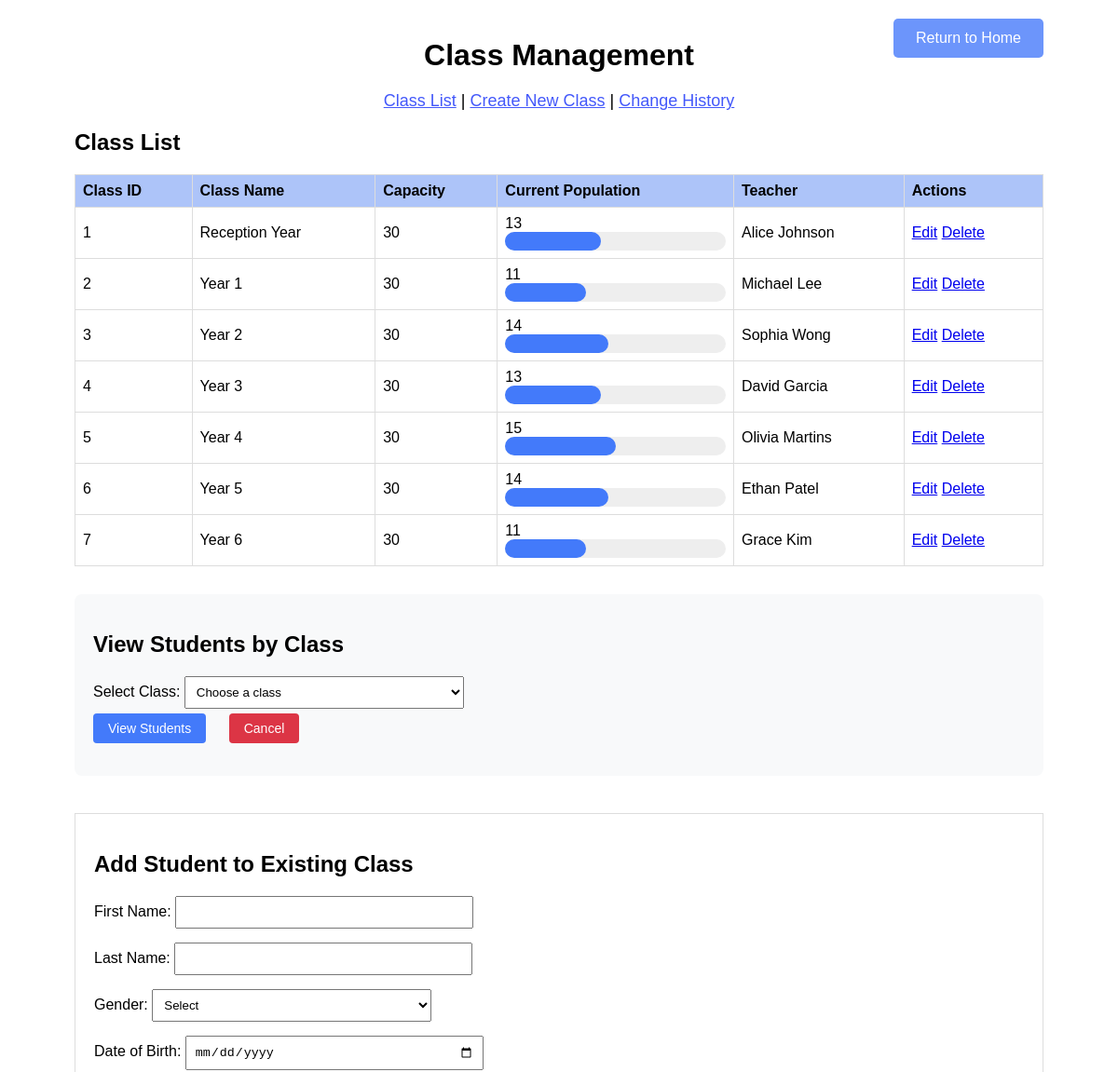
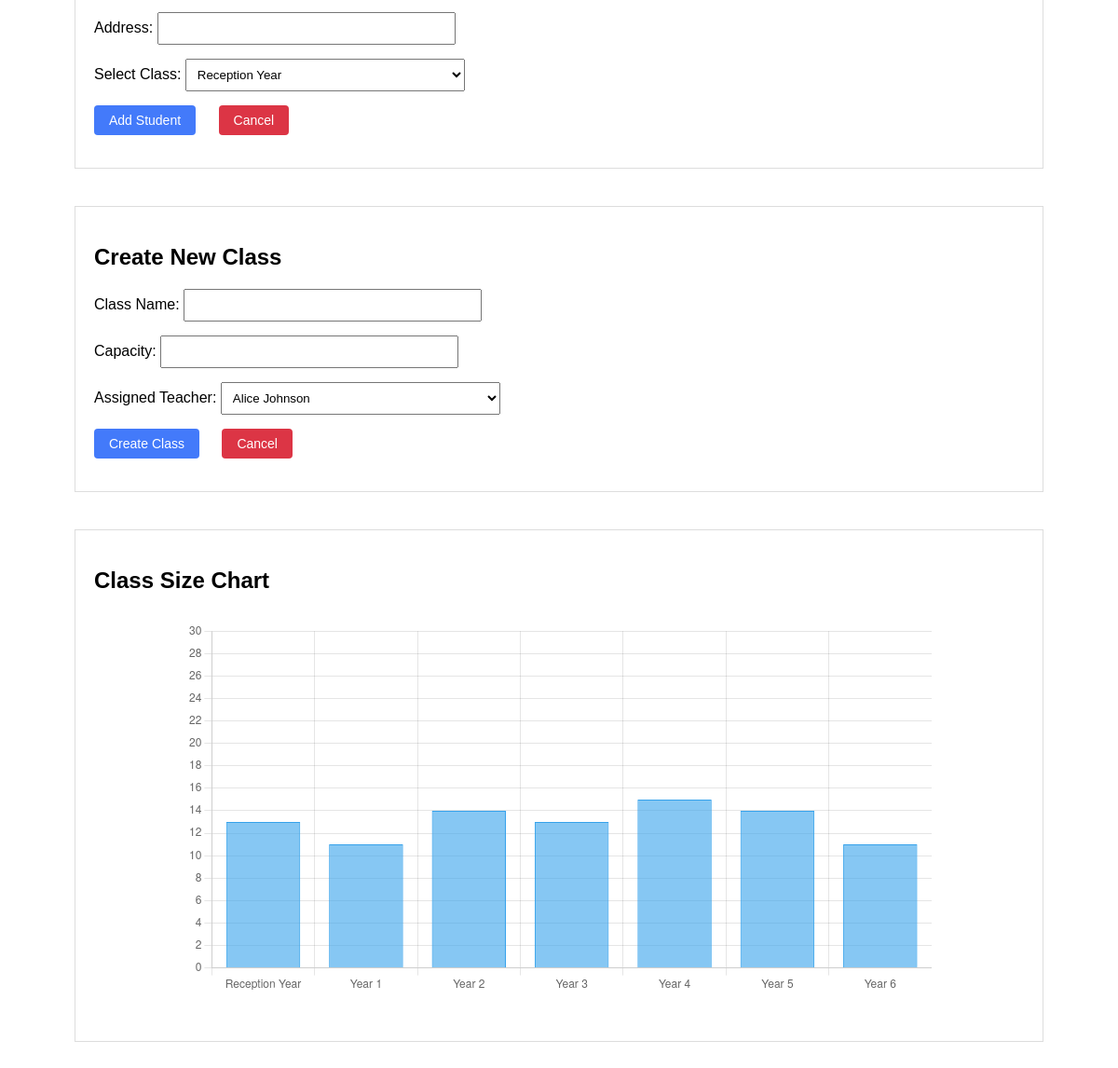
Screenshot of /class.php with the database file from the repository (2 pictures, top to bottom).
### tables this page shows
CREATE TABLE `class` (
  `class_id` int(11) NOT NULL,
  `class_name` varchar(20) DEFAULT NULL,
  `class_capacity` int(11) DEFAULT NULL,
  `teacher_id` int(11) DEFAULT NULL
);

### class.php (the view, shortened to what this page needs)
<?php
$host = 'localhost';
$user = 'root';
$password = '';
$database = 'SA_PriSchool';
$conn = new mysqli($host, $user, $password, $database);
?>
<!DOCTYPE html>
<html lang="en">
<head>
    <link rel="stylesheet" href="class.css">
</head>
<body>
    <a href="homepage.php" class="home-button" aria-label="Return to homepage">
        <span class="desktop-text">Return to Home</span>
    </a>
    <h1>Class Management</h1>
    <div class="nav">
        <a href="?action=list" class="link">Class List</a> |
        <a href="#create_form" class="link">Create New Class</a> |
        <a href="?action=history" class="link">Change History</a>
    </div>
    <h2>Class List</h2>
    <?php
    $classes = $conn->query("
        SELECT
            c.class_id,
            c.class_name,
            c.class_capacity,
            CONCAT(t.t_first_name, ' ', t.t_last_name) AS teacher_name,
            COUNT(p.pupil_id) AS student_count
        FROM class c
        LEFT JOIN teacher t ON c.teacher_id = t.teacher_id
        LEFT JOIN pupil p ON c.class_id = p.class_id
        GROUP BY c.class_id
    ");
    ?>
    <table class="styled-table">
        <tr>
            <th>Class ID</th>
            <th>Class Name</th>
            <th>Capacity</th>
            <th>Current Population</th>
            <th>Teacher</th>
            <th>Actions</th>
        </tr>
        <?php while ($row = $classes->fetch_assoc()): ?>
        <tr>
            <td><?= $row['class_id'] ?></td>
            <td><?= $row['class_name'] ?></td>
            <td><?= $row['class_capacity'] ?></td>
            <td>
                <?= $row['student_count'] ?>
                <div class="progress-bar">
                    <div style="width: <?= ($row['student_count'] / $row['class_capacity']) * 100 ?>%"></div>
                </div>
            </td>
            <td><?= $row['teacher_name'] ?></td>
            <td>
                <a href="?action=edit&id=<?= $row['class_id'] ?>">Edit</a>
                <a href="?action=delete&id=<?= $row['class_id'] ?>"
                    onclick="return confirm('Are you sure?')">Delete</a>
            </td>
        </tr>
        <?php endwhile; ?>
    </table>
    <div class="student-list-section">
        <h2>View Students by Class</h2>
        <form method="GET">
            <div class="form-row">
                <label>Select Class:
                    <select name="selected_class" required>
                        <option value="">Choose a class</option>
                    </select>
                </label>
                <button type="submit" name="view_students" class="view_button">View Students</button>
                <a href="?" class="btn-cancel">Cancel</a>
            </div>
        </form>
    </div>
    <section class="form-section">
    <h2>Add Student to Existing Class</h2>
    <form method="POST">
        <div class="form-row">
            <label>First Name:
                <input type="text" name="p_first_name" required>
            </label>
        </div>
        <div class="form-row">
            <label>Last Name:
                <input type="text" name="p_last_name" required>
            </label>
        </div>
        <div class="form-row">
            <label>Gender:
                <select name="p_gender" required>
                    <option value="">Select</option>
                </select>
            </label>
        </div>
        <div class="form-row">
            <label>Date of Birth:
                <input type="date" name="p_dob" required>
            </label>
        </div>
        <div class="form-row">
            <label>Address:
                <input type="text" name="p_address" required>
            </label>
        </div>
        <div class="form-row">
            <label>Select Class:
                <select name="class_id" required>
                    <?php
                    $classOptions = $conn->query("SELECT class_id, class_name FROM class");
                    while ($row = $classOptions->fetch_assoc()): ?>
                        <option value="<?= $row['class_id'] ?>"><?= $row['class_name'] ?></option>
                    <?php endwhile; ?>
                </select>
            </label>
        </div>
        <div class="form-row">
            <button type="submit" class="btn-save">Add Student</button>
            <a href="?" class="btn-cancel">Cancel</a>
        </div>
    </form>
    </section>
<section id="create_form">
    <div class="form-section">
        <h2>Create New Class</h2>
        <form method="POST">
            <div class="form-row">
                <label>Class Name:
                    <input type="text" name="class_name" required>
                </label>
            </div>
            <div class="form-row">
                <label>Capacity:
                    <input type="number" name="class_capacity" min="1" required>
                </label>
            </div>
            <div class="form-row">
                <label>Assigned Teacher:
                    <?php
                    $teachers = $conn->query("
                        SELECT
                            teacher_id,
                            CONCAT(t_first_name, ' ', t_last_name) AS teacher_name
                        FROM teacher
                    ");
                    ?>
                    <select name="teacher_id" required>
                        <?php while ($row = $teachers->fetch_assoc()): ?>
                            <option value="<?= $row['teacher_id'] ?>">
                                <?= $row['teacher_name'] ?>
                            </option>
                        <?php endwhile; ?>
                    </select>
                </label>
            </div>
            <div class="form-row">
                <button type="submit" name="create">Create Class</button>
                <a href="?" class="btn-cancel">Cancel</a>
            </div>
        </form>
    </div>
</section>
<?php
$class_labels = [];
$class_counts = [];
$res = $conn->query("
    SELECT c.class_name, COUNT(p.pupil_id) AS total
    FROM class c
    LEFT JOIN pupil p ON c.class_id = p.class_id
    GROUP BY c.class_id
");
while ($row = $res->fetch_assoc()) {
    $class_labels[] = $row['class_name'];
    $class_counts[] = $row['total'];
}
?>
<div class="form-section">
    <h2>Class Size Chart</h2>
    <div style="max-width: 800px; margin: 30px auto;">
        <canvas id="classChart"></canvas>
    </div>
</div>
<script>
    // Initialize Chart.js bar chart
    const classChart = new Chart(document.getElementById('classChart'), {
        type: 'bar',
        data: {
            labels: <?= json_encode($class_labels) ?>, // Set x-axis labels
            datasets: [{
                label: 'Number of Pupils per Class',
                data: <?= json_encode($class_counts) ?>, // Set y-axis data
                backgroundColor: 'rgba(54, 162, 235, 0.6)', // Bar fill color
                borderColor: 'rgba(54, 162, 235, 1)', // Bar border color
                borderWidth: 1
            }]
        },
        options: {
            plugins: {
                legend: { display: false } // Hide legend
            },
            scales: {
                y: {
                    max: 30, // Set y-axis maximum value
                    beginAtZero: true, // Start y-axis from 0
                    precision: 0,
                    ticks: { stepSize: 1 } // Steps of 1 for clarity
                }
            }
        }
    });
</script>
</body>
</html>

### class.css (style rules this page uses)
body { font-family: Arial; max-width: 1200px; margin: 0 auto; padding: 20px 80px; }
.home-button { position: absolute; top: 20px; right: 20px; padding: 12px 24px; margin-right: 60px; background-color: #6c95fb; color: white; text-decoration: none; border-radius: 5px; z-index: 1000; font-size: 16px; }
.link { color: rgb(67, 88, 250); transition: color 0.3s ease; }
.progress-bar { background: #eee; height: 20px; border-radius: 10px; }
.progress-bar div { background: rgb(67, 122, 250); height: 100%; border-radius: 10px; }
table { width: 100%; border-collapse: collapse; margin: 20px 0; }
th, td { border: 1px solid #ddd; padding: 8px; text-align: left; }
th { background-color: rgb(173, 196, 249); }
.form-section { margin: 40px 0; padding: 20px; border: 1px solid #ddd; }
h1 { text-align: center; margin-bottom: 20px; }
.nav { text-align: center; margin-bottom: 20px; font-size: 18px; }
.form-row { margin: 15px 0; }
label { display: block; margin-bottom: 5px; }
.student-list-section { margin: 30px 0; padding: 20px; background-color: #f8f9fa; border-radius: 8px; }
input, select { padding: 8px; width: 300px; }
button { padding: 8px 16px; background-color: rgb(67, 122, 250); color: white; text-decoration: none; border: none; border-radius: 4px; display: inline-block; font-size: 14px; cursor: pointer; transition: background-color 0.2s ease; }
.btn-cancel { margin-left: 20px; padding: 8px 16px; background-color: #dc3545; color: white; text-decoration: none; border: none; border-radius: 4px; display: inline-block; font-size: 14px; cursor: pointer; transition: background-color 0.2s ease; }

### rows the page displays
class: class_id "1", class_name "Reception Year", class_capacity "30", student_count "13", teacher_name "Alice Johnson"
class: class_id "2", class_name "Year 1", class_capacity "30", student_count "11", teacher_name "Michael Lee"
class: class_id "3", class_name "Year 2", class_capacity "30", student_count "14", teacher_name "Sophia Wong"
class: class_id "4", class_name "Year 3", class_capacity "30", student_count "13", teacher_name "David Garcia"
class: class_id "5", class_name "Year 4", class_capacity "30", student_count "15", teacher_name "Olivia Martins"
class: class_id "6", class_name "Year 5", class_capacity "30", student_count "14", teacher_name "Ethan Patel"
class: class_id "7", class_name "Year 6", class_capacity "30", student_count "11", teacher_name "Grace Kim"

### other values shown
form field class_id "Reception Year"
form field teacher_id "Alice Johnson"
chart data {{ json_encode($class_labels) }} ["Reception Year","Year 1","Year 2","Year 3","Year 4","Year 5","Year 6"]
chart data {{ json_encode($class_counts) }} ["13","11","14","13","15","14","11"]
